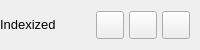
           <widget class="QFrame" name="contentTopBg">
            <property name="minimumSize">
             <size>
              <width>0</width>
              <height>50</height>
             </size>
            </property>
            <property name="maximumSize">
             <size>
              <width>16777215</width>
              <height>50</height>
             </size>
            </property>
            <property name="frameShape">
             <enum>QFrame::Shape::NoFrame</enum>
            </property>
            <property name="frameShadow">
             <enum>QFrame::Shadow::Raised</enum>
            </property>
            <layout class="QHBoxLayout" name="horizontalLayout">
             <property name="spacing">
              <number>0</number>
             </property>
             <property name="leftMargin">
              <number>0</number>
             </property>
             <property name="topMargin">
              <number>0</number>
             </property>
             <property name="rightMargin">
              <number>10</number>
             </property>
             <property name="bottomMargin">
              <number>0</number>
             </property>
             <item>
              <widget class="QFrame" name="leftBox">
               <property name="sizePolicy">
                <sizepolicy hsizetype="Expanding" vsizetype="Preferred">
                 <horstretch>0</horstretch>
                 <verstretch>0</verstretch>
                </sizepolicy>
               </property>
               <property name="frameShape">
                <enum>QFrame::Shape::NoFrame</enum>
               </property>
               <property name="frameShadow">
                <enum>QFrame::Shadow::Raised</enum>
               </property>
               <layout class="QHBoxLayout" name="horizontalLayout_3">
                <property name="spacing">
                 <number>0</number>
                </property>
                <property name="leftMargin">
                 <number>0</number>
                </property>
                <property name="topMargin">
                 <number>0</number>
                </property>
                <property name="rightMargin">
                 <number>0</number>
                </property>
                <property name="bottomMargin">
                 <number>0</number>
                </property>
                <item>
                 <widget class="QLabel" name="titleRightInfo">
                  <property name="sizePolicy">
                   <sizepolicy hsizetype="Preferred" vsizetype="Expanding">
                    <horstretch>0</horstretch>
                    <verstretch>0</verstretch>
                   </sizepolicy>
                  </property>
                  <property name="maximumSize">
                   <size>
                    <width>16777215</width>
                    <height>45</height>
                   </size>
                  </property>
                  <property name="font">
                   <font>
                    <family>Segoe UI</family>
                    <pointsize>10</pointsize>
                    <italic>false</italic>
                    <bold>false</bold>
                   </font>
                  </property>
                  <property name="styleSheet">
                   <string notr="true">QPushButton:pressed {
        background-color: #2ecc71;  /* Pressed state (green) */
    }</string>
                  </property>
                  <property name="text">
                   <string>Indexized</string>
                  </property>
                  <property name="alignment">
                   <set>Qt::AlignmentFlag::AlignLeading|Qt::AlignmentFlag::AlignLeft|Qt::AlignmentFlag::AlignVCenter</set>
                  </property>
                 </widget>
                </item>
               </layout>
              </widget>
             </item>
             <item alignment="Qt::AlignmentFlag::AlignRight">
              <widget class="QFrame" name="rightButtons">
               <property name="minimumSize">
                <size>
                 <width>0</width>
                 <height>28</height>
                </size>
               </property>
               <property name="frameShape">
                <enum>QFrame::Shape::NoFrame</enum>
               </property>
               <property name="frameShadow">
                <enum>QFrame::Shadow::Raised</enum>
               </property>
               <layout class="QHBoxLayout" name="horizontalLayout_2">
                <property name="spacing">
                 <number>5</number>
                </property>
                <property name="leftMargin">
                 <number>0</number>
                </property>
                <property name="topMargin">
                 <number>0</number>
                </property>
                <property name="rightMargin">
                 <number>0</number>
                </property>
                <property name="bottomMargin">
                 <number>0</number>
                </property>
                <item>
                 <widget class="QPushButton" name="settingsTopBtn">
                  <property name="minimumSize">
                   <size>
                    <width>28</width>
                    <height>28</height>
                   </size>
                  </property>
                  <property name="maximumSize">
                   <size>
                    <width>28</width>
                    <height>28</height>
                   </size>
                  </property>
                  <property name="cursor">
                   <cursorShape>PointingHandCursor</cursorShape>
                  </property>
                  <property name="toolTip">
                   <string>Settings</string>
                  </property>
                  <property name="styleSheet">
                   <string notr="true">QPushButton:pressed {
        background-color: #2ecc71;  /* Pressed state (green) */
    }</string>
                  </property>
                  <property name="text">
                   <string/>
                  </property>
                  <property name="icon">
                   <iconset resource="resources.qrc">
                    <normaloff>:/icons/images/icons/icon_settings.png</normaloff>:/icons/images/icons/icon_settings.png</iconset>
                  </property>
                  <property name="iconSize">
                   <size>
                    <width>20</width>
                    <height>20</height>
                   </size>
                  </property>
                 </widget>
                </item>
                <item>
                 <widget class="QPushButton" name="minimizeAppBtn">
                  <property name="minimumSize">
                   <size>
                    <width>28</width>
                    <height>28</height>
                   </size>
                  </property>
                  <property name="maximumSize">
                   <size>
                    <width>28</width>
                    <height>28</height>
                   </size>
                  </property>
                  <property name="cursor">
                   <cursorShape>PointingHandCursor</cursorShape>
                  </property>
                  <property name="toolTip">
                   <string>Minimize</string>
                  </property>
                  <property name="text">
                   <string/>
                  </property>
                  <property name="icon">
                   <iconset resource="resources.qrc">
                    <normaloff>:/icons/images/icons/icon_minimize.png</normaloff>:/icons/images/icons/icon_minimize.png</iconset>
                  </property>
                  <property name="iconSize">
                   <size>
                    <width>20</width>
                    <height>20</height>
                   </size>
                  </property>
                 </widget>
                </item>
                <item>
                 <widget class="QPushButton" name="closeAppBtn">
                  <property name="minimumSize">
                   <size>
                    <width>28</width>
                    <height>28</height>
                   </size>
                  </property>
                  <property name="maximumSize">
                   <size>
                    <width>28</width>
                    <height>28</height>
                   </size>
                  </property>
                  <property name="cursor">
                   <cursorShape>PointingHandCursor</cursorShape>
                  </property>
                  <property name="toolTip">
                   <string>Close</string>
                  </property>
                  <property name="text">
                   <string/>
                  </property>
                  <property name="icon">
                   <iconset resource="resources.qrc">
                    <normaloff>:/icons/images/icons/icon_close.png</normaloff>:/icons/images/icons/icon_close.png</iconset>
                  </property>
                  <property name="iconSize">
                   <size>
                    <width>20</width>
                    <height>20</height>
                   </size>
                  </property>
                 </widget>
                </item>
               </layout>
              </widget>
             </item>
            </layout>
           </widget>
